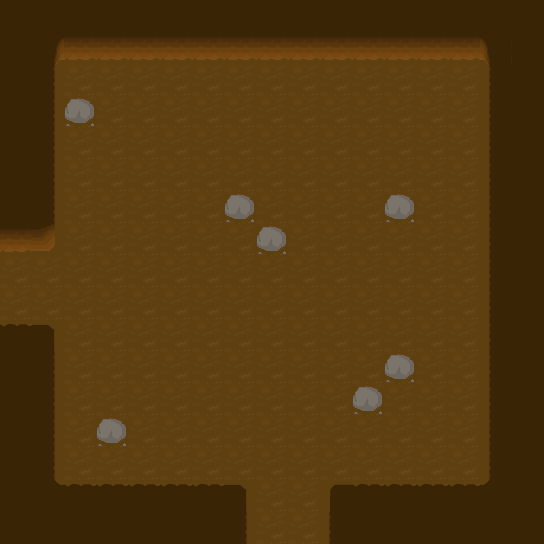

This game map was drawn from its Tiled (.tmx) file and the tilesets committed beside it. A one-line description and the full map source follow:
An orthogonal 17x17 tile map with 32x32 px tiles, 2 tile layers (Floor, Walls).

<map version="1.0" orientation="orthogonal" renderorder="left-up" width="17" height="17" tilewidth="32" tileheight="32" nextobjectid="1">
 <tileset firstgid="1" name="Environment" tilewidth="32" tileheight="32" tilecount="512" columns="32">
  <image source="../../Textures/Tiles.png" width="1024" height="512" />
  <tile id="5" probability="0.05" />
 </tileset>
 <layer name="Floor" width="17" height="17">
  <data encoding="csv">
38,38,38,38,38,38,38,38,38,38,38,38,38,38,38,38,38,
38,38,38,38,38,38,38,38,38,38,38,38,38,38,38,38,38,
38,38,38,38,38,38,38,38,38,38,38,38,38,38,38,38,38,
38,38,38,38,38,38,38,38,38,38,38,38,38,38,38,38,38,
38,38,38,38,38,38,38,38,38,38,38,38,38,38,38,38,38,
38,38,38,38,38,38,38,38,38,38,38,38,38,38,38,38,38,
38,38,38,38,38,38,38,38,38,38,38,38,38,38,38,38,38,
38,38,38,38,38,38,38,38,38,38,38,38,38,38,38,38,38,
38,38,38,38,38,38,38,38,38,38,38,38,38,38,38,38,38,
38,38,38,38,38,38,38,38,38,38,38,38,38,38,38,38,38,
38,38,38,38,38,38,38,38,38,38,38,38,38,38,38,38,38,
38,38,38,38,38,38,38,38,38,38,38,38,38,38,38,38,38,
38,38,38,38,38,38,38,38,38,38,38,38,38,38,38,38,38,
38,38,38,38,38,38,38,38,38,38,38,38,38,38,38,38,38,
38,38,38,38,38,38,38,38,38,38,38,38,38,38,38,38,38,
38,38,38,38,38,38,38,38,38,38,38,38,38,38,38,38,38,
38,38,38,38,38,38,38,38,38,38,38,38,38,38,38,38,38
</data>
 </layer>
 <layer name="Walls" width="17" height="17">
  <data encoding="csv">
103,103,103,103,103,103,103,103,103,103,103,103,103,103,103,103,103,
103,39,135,135,135,135,135,135,135,135,135,135,135,135,135,40,103,
103,104,0,0,0,0,0,0,0,0,0,0,0,0,0,102,103,
103,104,6,0,0,0,0,0,0,0,0,0,0,0,0,102,103,
103,104,0,0,0,0,0,0,0,0,0,0,0,0,0,102,103,
103,104,0,0,0,0,0,0,0,0,0,0,0,0,0,102,103,
103,104,0,0,0,0,0,6,0,0,0,0,6,0,0,102,103,
135,136,0,0,0,0,0,0,6,0,0,0,0,0,0,102,103,
0,0,0,0,0,0,0,0,0,0,0,0,0,0,0,102,103,
0,0,0,0,0,0,0,0,0,0,0,0,0,0,0,102,103,
71,72,0,0,0,0,0,0,0,0,0,0,0,0,0,102,103,
103,104,0,0,0,0,0,0,0,0,0,0,6,0,0,102,103,
103,104,0,0,0,0,0,0,0,0,0,6,0,0,0,102,103,
103,104,0,6,0,0,0,0,0,0,0,0,0,0,0,102,103,
103,104,0,0,0,0,0,0,0,0,0,0,0,0,0,102,103,
103,8,71,71,71,71,71,72,0,0,70,71,71,71,71,7,103,
103,103,103,103,103,103,103,104,0,0,102,103,103,103,103,103,103
</data>
 </layer>
</map>